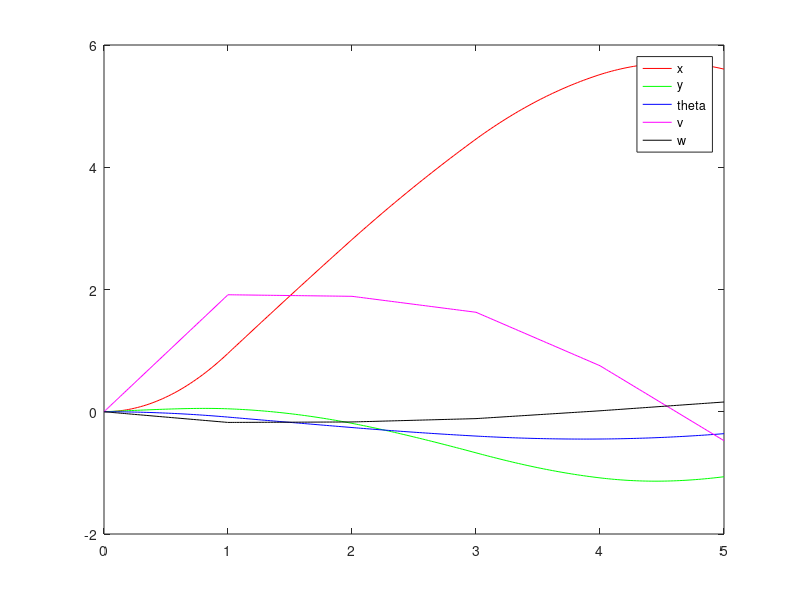
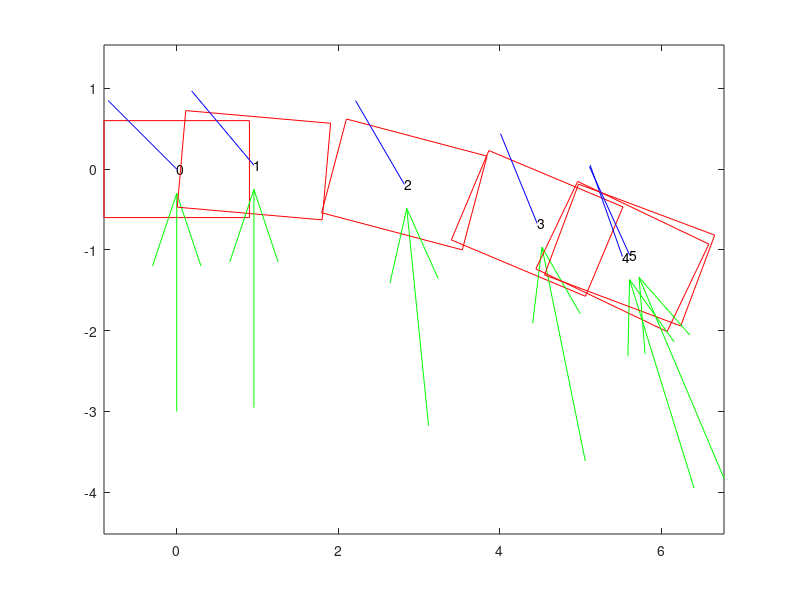

Write the MATLAB code that produced these figures, in order.

function main

global p1 p2 p3 p4 p5 p6 p7 p8 p9 p10 p11 ...
       a_tw a_aw psi_tw psi_aw delta_s delta_r Wc_aw Wp_aw gs gr ...
       F_s F_r x y theta v w A_s A_r ks kr rho_air rho_water;

% model 
p1 = 0.03;
p2 = 40;
p3 = -0.6; %60;
p4 = 200;
p5 = 1500;
p6 = 0.5;
p7 = 0.5;
p8 = 2;
p9 = 120;
p10 = 400;
p11 = 0.2;
% plane area
A_s = 0.25;
A_r = 0.05;
rho_air = 1.225;
rho_water = 1000;
ks = 160;
kr = 1.5;
% % lift and drag coefficients
% Cl_s = 1;
% Cd_s = 0.1;
% Cl_r = 1;
% Cd_r = 0.1;

% time 
tspan = [0 1];

% intial conditions
x = 0;
y = 0;
theta = 0;
v = 0;
w = 0;
Z_init = [x y theta v w]

% wind
a_tw = 3;
psi_tw = pi * 0.5 %* 2/3 ;

% rudder and sail angle
delta_s = - pi * 0.25 ;                                        
delta_r = 0  ;                                     

% apparent wind
Wc_aw = appWind_c(a_tw, psi_tw, theta, v)
[Wp_aw, a_aw, psi_aw] = appWind_p(Wc_aw)

L_s = aero_force(A_s, Wp_aw, delta_s, ks, 'lift')
D_s = aero_force(A_s, Wp_aw, delta_s, ks, 'drag')
L_r = hydro_force(A_r, [v;0], delta_r, kr, 'lift')
D_r = hydro_force(A_r, [v;0], delta_r, kr, 'drag')

F_s = sumAeroVectors(L_s, D_s)  
F_r = sumAeroVectors(L_r, D_r)

alpha = pi - abs(psi_aw) - abs(delta_s);
alpha = pi - abs(psi_aw) + (abs(delta_s)^2 * psi_aw) / (delta_s * abs(psi_aw));
delta_s
psi_aw
alpha = pi + ...
        ((abs(psi_aw) - abs(delta_s)) * ...
        abs(delta_s)^2 * ...
        psi_aw / ...
        (delta_s * abs(psi_aw)) ...
        )
gs = p4 * a_aw * sin(alpha)
alpha = -delta_r;
gr = p5 * v^2 * sin(alpha);

figure(1);
figure(2);

figure(2)
DrawRectangle([Z_init(1), Z_init(2), 1.8, 1.2, Z_init(3), 1.2, ...
               delta_s, a_tw, psi_tw, 0], 'r-'); 
%plot(Z_init(1), Z_init(2),'b')
hold on

for j = 1:5

    [t,z] = ode45(@(t,Z) sailboat(t,Z), tspan, Z_init);

    figure(1)
    plot(t,z(:,1),'r',t,z(:,2),'g', ...
       t,z(:,3),'b',t,z(:,4),'m',t,z(:,5),'k')
    hold on 

    % update initial conditions for next iteration: x y theta v w
    x = z(end,1);
    y = z(end,2);
    theta = z(end,3);
    v = z(end,4);
    w = z(end,5);
    Z_init = [x y theta v w]
    
    figure(2) 
    DrawRectangle([Z_init(1), Z_init(2), 1.8, 1.2, Z_init(3), 1.2, ...
                   delta_s, a_tw, psi_tw, j], 'r-'); 
    hold on
%     plot(Z_init(1), Z_init(2),'b')
%     hold on
    
    % update tspan
    tspan = tspan + 1;
    
    % CONTROLLER                    % todo!
    % update sail and rudder angle
    %delta_s = abs(delta_s) + 0.05
    %delta_r = abs(delta_r) + 0.1    
    
    % update wind angle and magnitude    
    a_tw = a_tw;
    psi_tw = psi_tw + 0.1;   
    
%     if (j > 9)
%         %psi_tw = -1 * psi_tw
%         delta_s = 0
%         
%     end

    % re-compute parameters
    % apparent wind
    Wc_aw = appWind_c(a_tw, psi_tw, theta, v);
    [Wp_aw, a_aw, psi_aw] = appWind_p(Wc_aw);

    L_s = aero_force(A_s, Wc_aw, delta_s, ks, 'lift');
    D_s = aero_force(A_s, Wc_aw, delta_s, ks, 'drag');
    L_r = hydro_force(A_r, [v;0], delta_r, kr, 'lift');
    D_r = hydro_force(A_r, [v;0], delta_r, kr, 'drag'); 

    F_s = sumAeroVectors(L_s, D_s)  
    F_r = sumAeroVectors(L_r, D_r) 
    
    alpha = pi - abs(psi_aw) - abs(delta_s);
    alpha = pi - abs(psi_aw) + (abs(delta_s)^2 * psi_aw) / (delta_s * abs(psi_aw));
    alpha = pi + ...
            (abs(psi_aw) * ...
            abs(delta_s)^2 * ...
            psi_aw / ...
            (delta_s * abs(psi_aw)) ...
            ) - ...
            abs(delta_s)
    gs = p4 * a_aw * sin(alpha)
    alpha = -delta_r;
    gr = p5 * v^2 * sin(alpha);
    
end

figure(1)
legend('x', 'y', 'theta', 'v', 'w');

function dZdt = sailboat(t,Z)

global p1 p2 p3 p4 p5 p6 p7 p8 p9 p10 p11 ...
       a_tw psi_tw delta_s delta_r Wc_aw Wp_aw gs gr ...
       F_s F_r x y theta v w;

model = 'new';

dZdt = [ ...
        % x
        dxdt(Z(4), Z(3));
        % y
        dydt(Z(4), Z(3));
        % theta
        dthdt(Z(5));
        % v
        dvdt(Z(4), model);
        % w
        dwdt(Z(4), Z(5), model);
        ]; 
    
function h = DrawRectangle(param,style)
%--------------------------------------------------------------------------
% H = DRAWRECTANGLE(PARAM,STYLE)
% This function draws a rectangle with the given parameters:
% - inputs:
%          param................... 1x5 array
%          - param = [a, b, w, h, theta]
%          - (a,b): the center of the rectangle
%          - (w,h): width and height of the rectangle > 0
%          - theta: the rotation angle of the rectangle
%          style................... string
%          - plot style string
% - output:
%          h....................... plot handler
%
%   Usage Examples,
%
%   DrawRectangle([0 0 1 1 0]); 
%   DrawRectangle([-1,2,3,5,3.1415/6],'r-');
%   h = DrawRectangle([0,1,2,4,3.1415/3],'--');
%--------------------------------------------------------------------------
if (nargin <1),
    error('Please see help for INPUT DATA.');
elseif (nargin==1)
    style='b-';
end;
[m,n] = size(param);
if(m ~= 1 || n ~= 10)
    error('param should be an 1x10 array.');
end
if(param(3) <=0 || param(4) <=0)
    error('width and height must be positive values.');
end
a = param(1);
b = param(2);
w = param(3);
h = param(4);
l = param(6);
theta = param(5);
delta_s = param(7);
a_tw = param(8);
psi_tw = param(9);
j = param(10)
X = [-w/2 w/2 w/2 -w/2 -w/2];
Y = [h/2 h/2 -h/2 -h/2 h/2];
P = [X;Y];
ct = cos(theta);
st = sin(theta);
R = [ct -st;st ct];
P = R * P;
h = plot(P(1,:)+a,P(2,:)+b,style);
hold on
text(a,b,num2str(j))
hold on
S = [a, a + l * cos(theta + delta_s - pi); ...
     b, b + l * sin(theta + delta_s - pi)];
f = plot(S(1,:),S(2,:),'b');
hold on
% W = [a + a_tw * cos(psi_tw), -a_tw * cos(psi_tw); ...
%      b + a_tw * sin(psi_tw), -a_tw * sin(psi_tw)];
W = [a - a_tw * cos(psi_tw), a_tw * cos(psi_tw); ...
     b - a_tw * sin(psi_tw), a_tw * sin(psi_tw)];

g = quiver(W(1,1),W(2,1),W(1,2),W(2,2),'g');
axis equal;

function out = appWind_c(a_tw, psi_tw, theta, v)
%--------------------------------------------------------------------------
% Uses polar components of true wind to compute cartesian components of 
% apparent wind:
% - inputs:
%          a_tw : magnitude of true wind velocity
%          psi_tw : true wind angle relative to north-east-up frame
%          theta : heading angle relative to north-east-up frame
%          v : PMW velocity in direction of heading 
% - output:
%          out....................... 2x1 array
%          out : cartesian components of apparent wind relative to PMW
%          frame
%--------------------------------------------------------------------------
out = [(a_tw * cos(psi_tw - theta) - v); ...
       (a_tw * sin(psi_tw - theta))];
   
function [out1, out2, out3] = appWind_p(Wc_aw)
%--------------------------------------------------------------------------
% Uses cartesian components of apparent wind to compute polar components: 
% - inputs:
%          Wc_aw....................... 2x1 array
%          Wc_aw : cartesian components of apparent wind relative to PMW
%          frame
% - output:
%          out1....................... 2x1 array
%          out1 : polar components of apparent wind [mag; angle] relative to PMW
%          frame
%          out2 : magnitude of apparent wind velocity 
%          out3 : apparent wind angle relative to PMW frame
%--------------------------------------------------------------------------
out1 = [hypot(Wc_aw(2,:), Wc_aw(1,:)); ...
       atan2(Wc_aw(2,:), Wc_aw(1,:))];

out2 = out1(1,:);

out3 = out1(2,:);

function out = aero_force(A_plane, v_fluid, delta, k, force)
%--------------------------------------------------------------------------
% Lift or drag force, square of velocity neglected due to roll of body
% - inputs:
%          A_plane : plane area of sail or wing
%          vfluid....................... 2x1 array
%          v_fluid : fluid velocity, manitude and angle relative to PMW
%          frame
%          C : lift or drag coefficent       
% - output:
%          out....................... 2x1 array
%          out : magnitude and direction of force relative to PMW
%--------------------------------------------------------------------------
global rho_air delta_s psi_aw a_aw
a_aw = v_fluid(1,:);
psi_aw = v_fluid(2,:);
k1 = k / A_plane;
alpha = psi_aw - delta;
alpha = pi - abs(psi_aw) + (abs(delta_s)^2 * psi_aw) / (delta_s * abs(psi_aw));
alpha = pi + ...
        (abs(psi_aw) * ...
        abs(delta_s)^2 * ...
        psi_aw / ...
        (delta_s * abs(psi_aw)) ...
        ) - ...
        abs(delta_s)

if force == 'lift'
    psi_aero = (abs(psi_aw) -(0.5 * pi)) * (-delta / abs(delta))
    C = k1 * sin(2 * alpha)
else 
    psi_aero = psi_aw;
    C = k1 * (1 - cos(2 * alpha));
end

out = [0.5 * rho_air * A_plane * a_aw * C ; psi_aero];

function out = hydro_force(A_plane, v_fluid, delta, k, force)
%--------------------------------------------------------------------------
% Lift or drag force
% - inputs:
%          A_plane : plane area of sail or wing
%          vfluid....................... 2x1 array
%          v_fluid : fluid velocity, manitude and angle relative to PMW
%          frame
%          C : lift or drag coefficent       
% - output:
%          out....................... 2x1 array
%          out : magnitude and direction of force relative to PMW
%--------------------------------------------------------------------------
global rho_water
v = v_fluid(1,:);
k1 = k / A_plane;
alpha = -delta;

if force == 'lift'
    C = k1 * sin(2 * alpha);
    out = [0, 0];
else 
    psi_aero = 0;
    C = k1 * (1 - cos(2 * alpha))
end
    
out = [0.5 * rho_water * A_plane * v^2 * C ; pi];

function out = sumAeroVectors(lift,drag)
%--------------------------------------------------------------------------
% Find the resultant of perpendicular lift or drag forces as polar
% components.
% - inputs:
%          lift....................... 2x1 array
%          lift : polar components  of lift force relative to PMW frame
%          drag....................... 2x1 array
%          drag : polar components  of drag force relative to PMW frame
% - output:
%          out....................... 2x1 array
%          out : Polar components of resultant force [mag; angle]
%--------------------------------------------------------------------------
[lift_x, lift_y] = pol2cart(lift(2,:), lift(1,:));
[drag_x, drag_y] = pol2cart(drag(2,:), drag(1,:));

out = [hypot(lift(1,:), drag(1,:)); ...
       atan2((lift_y + drag_y), (lift_x + drag_x))]; 

function out = old_aero_force()
%--------------------------------------------------------------------------
% Find the resultant of perpendicular lift or drag forces as polar
% components.
% - inputs:
%          lift : plane area of sail or wing
%          drag : fluid velocity
% - output:
%          out....................... 2x1 array
%          out : Polar components of resultant force [mag; angle]
%--------------------------------------------------------------------------
global p4 p5 %a_aw delta_s delta_r psi_aw v
delta = delta_s
delta
psi_aw
delta_s
alpha = pi - abs(psi_aw) - abs(delta);
alpha = pi + ...
        (abs(psi_aw) * ...
        abs(delta_s)^2 * ...
        psi_aw / ...
        (delta_s * abs(psi_aw)) ...
        ) - ...
        abs(delta_s)
out = p4 * a_aw * sin(alpha);

function out = old_hydro_force()
%--------------------------------------------------------------------------
% Find the resultant of perpendicular lift or drag forces as polar
% components.
% - inputs:
%          lift : plane area of sail or wing
%          drag : fluid velocity
% - output:
%          out....................... 2x1 array
%          out : Polar components of resultant force [mag; angle]
%--------------------------------------------------------------------------
global p4 p5 a_aw delta_s delta_r psi_aw v
alpha = delta_r;
out = p5 * v^2 * sin(alpha);

function out = dxdt(v,theta)
%--------------------------------------------------------------------------
% The horizontal velocity of the PMW. 
% sum of:
% - x component of velocity (in direction of heading) in  north-east-up frame
% - horizontal drift due to the true wind velocity
% - input:
%          v : velocity
%          theta : heading angle
% - output:
%          out : horizontal velocity
%--------------------------------------------------------------------------
global p1 a_tw psi_tw;   
out =  v * cos(theta) + (p1 * a_tw * cos(psi_tw)); ...
    
function out = dydt(v, theta)
%--------------------------------------------------------------------------
% The vertical velocity of the PMW. 
% sum of:
% - y component of velocity (in direction of heading) in  north-east-up frame
% - vertical drift due to the true wind velocity
% - input:
%          v : velocity
%          theta : heading angle
% - output:
%          out : horizontal velocity
%--------------------------------------------------------------------------
global p1 a_tw psi_tw;   
out =  v * sin(theta) + (p1 * a_tw * sin(psi_tw)); ...
    
function out = dthdt(w)
%--------------------------------------------------------------------------
% The angular velocity of the PMW. 
%          out : angular velocity
%--------------------------------------------------------------------------
out = w; ...
    
function out = dvdt(v, version)
%--------------------------------------------------------------------------
% The acceleration of the PMW in the direction of the heading (theta). 
% Component of wind force on sail acting parallel to heading direction  
% minus the product of:
% - component of water force on rudder acting parallel to heading direction
% - rudder break coefficient
% - input:
%          v : velocity
%          version : old model or new model
% - output:
%          out : acceleration
%--------------------------------------------------------------------------
global p2 p9 p11 gs gr F_s F_r delta_s delta_r;

if version == 'old'
    out = (gs * sin(delta_s) - gr * p11 * sin(delta_r) - p2 * v^2) / p9; ...

elseif version == 'new'
    out = (F_s(1,:) * cos(F_s(2,:)) ...     % sail force 
           + F_r(1,:) * cos(F_r(2,:))) ...  % rudder force
           / p9; ...                        % mass
end

function out = dwdt(v,w,version)
%--------------------------------------------------------------------------
% The acceleration of the PMW in the direction of the heading (theta). 
% Component of wind force on sail acting parallel to heading direction  
% minus the product of:
% - component of water force on rudder acting parallel to heading direction
% - rudder break coefficient
% - input:
%          v : velocity
%          v : angular velocity
%          version : old model or new model
% - output:
%          out : acceleration
%--------------------------------------------------------------------------
global p3 p6 p7 p8 p10 gs gr F_s F_r delta_s delta_r;

if version == 'old'
    p3 = -p3;
    out =  (gs * (p6 - p7 * cos(delta_s)) - gr * p8 * cos(delta_r) - p3 ...
                * v * w) / p10; ...
elseif version == 'new'
    out = (( F_s(1,:) * sin(-F_s(2,:))) * (p6 - (p7 * cos(delta_s))) ... % moment due to force on sails 
           + F_r(1,:) * sin(-F_r(2,:)) * p8 * cos(delta_r) ...     % moment due to force on rudder
           + p3 * v * w) ... % moment due to rotational drag
           / p10; ...
           
end
    
